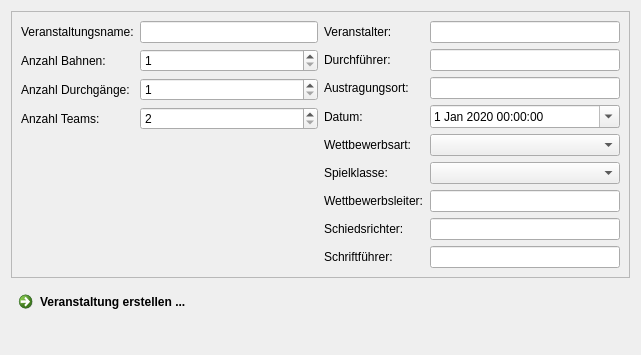
<?xml version="1.0" encoding="UTF-8"?>
<ui version="4.0">
 <class>EventWindow</class>
 <widget class="QWidget" name="EventWindow">
  <property name="geometry">
   <rect>
    <x>0</x>
    <y>0</y>
    <width>641</width>
    <height>355</height>
   </rect>
  </property>
  <property name="windowTitle">
   <string>Veranstaltung erzeugen</string>
  </property>
  <property name="windowIcon">
   <iconset resource="ressourcen.qrc">
    <normaloff>:/ico/obelus.ico</normaloff>:/ico/obelus.ico</iconset>
  </property>
  <layout class="QVBoxLayout" name="verticalLayout">
   <item>
    <widget class="QFrame" name="frame">
     <property name="frameShape">
      <enum>QFrame::StyledPanel</enum>
     </property>
     <property name="frameShadow">
      <enum>QFrame::Raised</enum>
     </property>
     <layout class="QHBoxLayout" name="horizontalLayout">
      <item>
       <layout class="QFormLayout" name="formLayout">
        <item row="0" column="0">
         <widget class="QLabel" name="label_eventName">
          <property name="text">
           <string>Veranstaltungsname:</string>
          </property>
         </widget>
        </item>
        <item row="0" column="1">
         <widget class="QLineEdit" name="lineEdit_eventName"/>
        </item>
        <item row="1" column="0">
         <widget class="QLabel" name="label_countPlaygrounds">
          <property name="text">
           <string>Anzahl Bahnen:</string>
          </property>
         </widget>
        </item>
        <item row="2" column="0">
         <widget class="QLabel" name="label_countPassages">
          <property name="text">
           <string>Anzahl Durchgänge:</string>
          </property>
         </widget>
        </item>
        <item row="3" column="0">
         <widget class="QLabel" name="label_countTeams">
          <property name="text">
           <string>Anzahl Teams:</string>
          </property>
         </widget>
        </item>
        <item row="1" column="1">
         <widget class="QSpinBox" name="spinBox_countPlaygrounds">
          <property name="minimum">
           <number>1</number>
          </property>
         </widget>
        </item>
        <item row="2" column="1">
         <widget class="QSpinBox" name="spinBox_countPassages">
          <property name="minimum">
           <number>1</number>
          </property>
         </widget>
        </item>
        <item row="3" column="1">
         <widget class="QSpinBox" name="spinBox_countTeams">
          <property name="minimum">
           <number>2</number>
          </property>
         </widget>
        </item>
       </layout>
      </item>
      <item>
       <layout class="QFormLayout" name="formLayout_2">
        <item row="0" column="0">
         <widget class="QLabel" name="label_host">
          <property name="text">
           <string>Veranstalter:</string>
          </property>
         </widget>
        </item>
        <item row="0" column="1">
         <widget class="QLineEdit" name="lineEdit_host"/>
        </item>
        <item row="1" column="0">
         <widget class="QLabel" name="label_exec">
          <property name="text">
           <string>Durchführer:</string>
          </property>
         </widget>
        </item>
        <item row="1" column="1">
         <widget class="QLineEdit" name="lineEdit_exec"/>
        </item>
        <item row="2" column="0">
         <widget class="QLabel" name="label_location">
          <property name="text">
           <string>Austragungsort:</string>
          </property>
         </widget>
        </item>
        <item row="2" column="1">
         <widget class="QLineEdit" name="lineEdit_location"/>
        </item>
        <item row="3" column="0">
         <widget class="QLabel" name="label_dateAndTime">
          <property name="text">
           <string>Datum:</string>
          </property>
         </widget>
        </item>
        <item row="3" column="1">
         <widget class="QDateTimeEdit" name="dateTimeEdit_dateAndTime">
          <property name="dateTime">
           <datetime>
            <hour>0</hour>
            <minute>0</minute>
            <second>0</second>
            <year>2020</year>
            <month>1</month>
            <day>1</day>
           </datetime>
          </property>
          <property name="calendarPopup">
           <bool>true</bool>
          </property>
         </widget>
        </item>
        <item row="4" column="0">
         <widget class="QLabel" name="label_type">
          <property name="text">
           <string>Wettbewerbsart:</string>
          </property>
         </widget>
        </item>
        <item row="4" column="1">
         <widget class="QComboBox" name="comboBox_type"/>
        </item>
        <item row="5" column="0">
         <widget class="QLabel" name="label_class">
          <property name="text">
           <string>Spielklasse:</string>
          </property>
         </widget>
        </item>
        <item row="5" column="1">
         <widget class="QComboBox" name="comboBox_class"/>
        </item>
        <item row="6" column="0">
         <widget class="QLabel" name="label_leader">
          <property name="text">
           <string>Wettbewerbsleiter:</string>
          </property>
         </widget>
        </item>
        <item row="6" column="1">
         <widget class="QLineEdit" name="lineEdit_leader"/>
        </item>
        <item row="7" column="0">
         <widget class="QLabel" name="label_referee">
          <property name="text">
           <string>Schiedsrichter:</string>
          </property>
         </widget>
        </item>
        <item row="7" column="1">
         <widget class="QLineEdit" name="lineEdit_referee"/>
        </item>
        <item row="8" column="0">
         <widget class="QLabel" name="label_secretary">
          <property name="text">
           <string>Schriftführer:</string>
          </property>
         </widget>
        </item>
        <item row="8" column="1">
         <widget class="QLineEdit" name="lineEdit_secretary"/>
        </item>
       </layout>
      </item>
     </layout>
    </widget>
   </item>
   <item>
    <widget class="QCommandLinkButton" name="commandLinkButton_create">
     <property name="text">
      <string>Veranstaltung erstellen ...</string>
     </property>
    </widget>
   </item>
  </layout>
 </widget>
 <resources>
  <include location="ressourcen.qrc"/>
 </resources>
 <connections/>
</ui>
